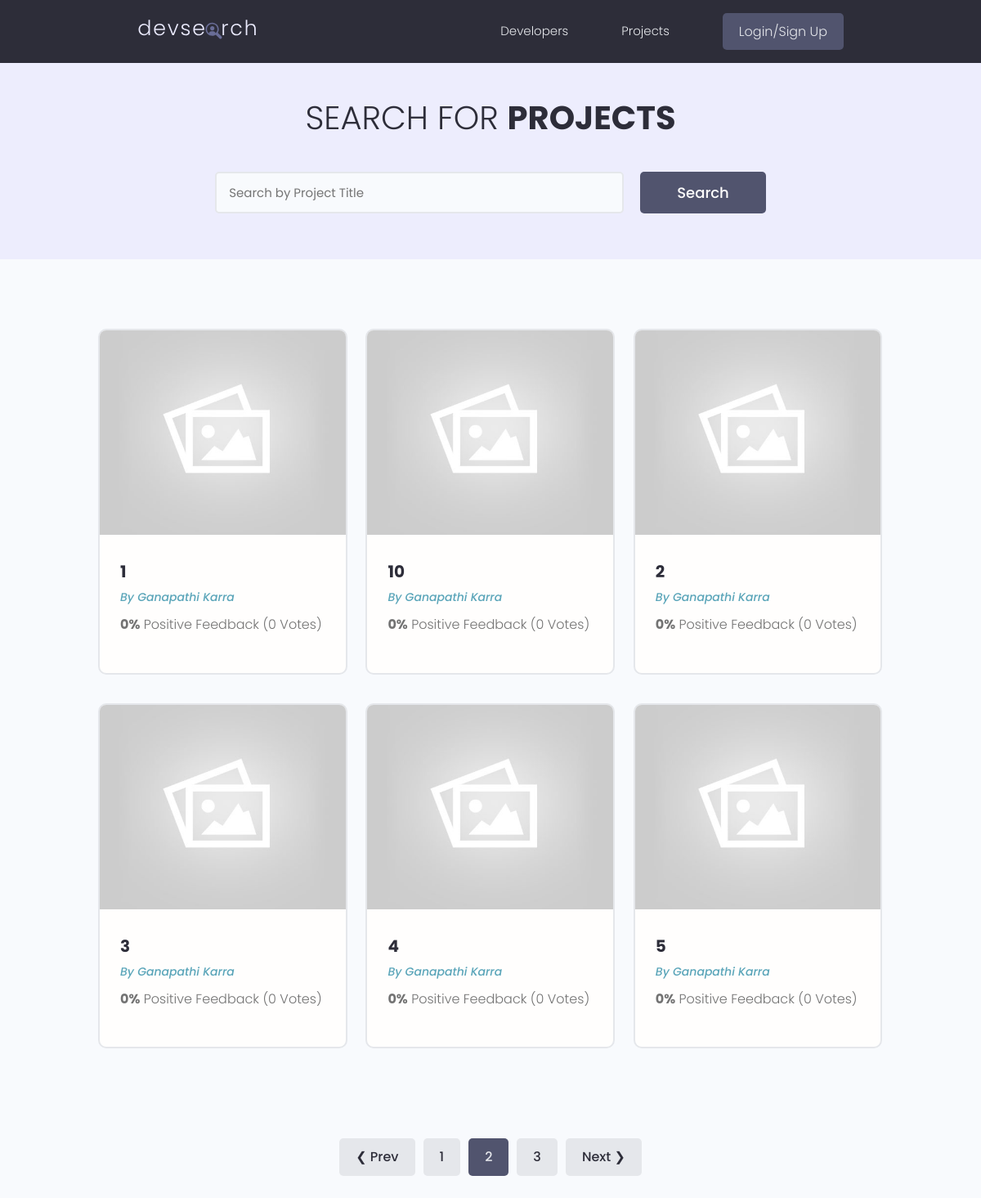
Page /projects/?search_query=&page=2 on the committed database.
### projects/models.py (models this page shows, shortened)
class Project(models.Model):
    owner = models.ForeignKey(Profile,on_delete=models.SET_NULL,null=True,blank=True)
    title = models.CharField(max_length=200)
    description = models.TextField(null=True,blank=True)
    featured_image = models.ImageField(null=True,blank=True, default='default.jpg')
    demo_link = models.CharField(max_length=2000, null=True,blank=True)
    source_link = models.CharField(max_length=2000, null=True,blank=True)
    tags = models.ManyToManyField('Tag',blank=True) #anotherway: tag = models.ManyToManyField(Tag,null=True)
    vote_total = models.IntegerField(default=0,null=True,blank=True)
    vote_ratio = models.IntegerField(default=0,null=True,blank=True)
    created = models.DateTimeField(auto_now_add=True)
    id = models.UUIDField(default=uuid.uuid4,unique=True,primary_key=True,editable=False)
    class Meta:
        ordering = ['-vote_ratio','-vote_total','title']      #desc: ['-created']

### users/models.py (models this page shows, shortened)
class Profile(models.Model):
    user = models.OneToOneField(User,on_delete=models.CASCADE, null=True, blank=True)
    name =  models.CharField(max_length=200, null=True, blank=True)
    username =  models.CharField(max_length=200, null=True, blank=True)
    email = models.EmailField(max_length=200, null=True, blank=True)
    location =  models.CharField(max_length=200, null=True, blank=True)
    short_intro = models.CharField(max_length=200, null=True, blank=True)
    bio = models.TextField(null=True, blank=True)
    profile_image = models.ImageField(null=True, blank=True,upload_to='profiles/',default='profiles/user-default.png')
    social_github = models.CharField(max_length=200, null=True, blank=True)
    social_twitter = models.CharField(max_length=200, null=True, blank=True)
    social_linkedin = models.CharField(max_length=200, null=True, blank=True)
    social_youtube = models.CharField(max_length=200, null=True, blank=True)
    social_website = models.CharField(max_length=200, null=True, blank=True)
    created = models.DateTimeField(auto_now_add=True)
    id = models.UUIDField(default=uuid.uuid4,unique=True,primary_key=True,editable=False)
    class Meta:
        ordering = ['created']      #desc: ['-created']

### projects/views.py (the view)
# urls.py: path('projects/',views.getprojects),
def getprojects(req):
    projs ,searchquery = searchProjects(req)
    projs, customrange = paginateProjects(req,projs,6)
    cntxt={'projs':projs,'searchquery':searchquery,'customrange':customrange}
    return render(req,'projects/projects.html',cntxt)

### projects/utils.py (called while the page is built)
def paginateProjects(req,projs,resultsperpage):
    paginator = Paginator(projs,resultsperpage)
    pageno = req.GET.get('page')
    try:
        projs = paginator.page(pageno)
    except PageNotAnInteger:
        pageno = 1
        projs = paginator.page(pageno)
    except EmptyPage:
        pageno = paginator.num_pages
        projs = paginator.page(pageno)
    leftindex,rightindex = max(1,int(pageno)-4),min(paginator.num_pages,int(pageno)+5)
    customrange  = range(leftindex,rightindex+1)
    return projs,customrange

def searchProjects(req):
    searchquery = ''
    if req.GET.get('search_query'):
        searchquery = req.GET.get('search_query')
    projs = Project.objects.filter(
        Q(owner__name__icontains=searchquery) |     # '&' -> and, '|' -> or
        Q(title__icontains=searchquery) |
        Q(description__icontains=searchquery) |
        Q(tags__name__icontains=searchquery)  #another-way: Q(tags__in=tgs) #where: tgs=Tag.objects.filter(name__icontains=searchquery)
    ).distinct()
    return projs,searchquery

### projects/templates/projects/projects.html (shortened to what this page needs)
{% extends 'main.html' %}
{% block conten %}
    <main class="projects">
        <section class="hero-section text-center">
          <div class="container container--narrow">
            <div class="hero-section__box">
              <h2>Search for <span>Projects</span></h2>
            </div>
            <div class="hero-section__search">
              <form class="form" action="{% url 'projects' %}" method="get">
                <div class="form__field">
                  <input class="input input--text" id="formInput#search" type="text" name="search_query" value="{{searchquery}}"
                    placeholder="Search by Project Title" />
                </div>
                <input class="btn btn--sub btn--lg" type="submit" value="Search" />
              </form>
            </div>
          </div>
        </section>
        <section class="projectsList">
          <div class="container">
            <div class="grid grid--three">
            {% for proj in projs %}
                <div class="column">
                    <div class="card project">
                    <a href="{% url 'project' proj.id %}" class="project">
                        <img class="project__thumbnail" src="{{ proj.featured_image.url }}" alt="project thumbnail" />
                        <div class="card__body">
                        <h3 class="project__title">{{proj.title}}</h3>
                        <p><a class="project__author" href="{% url 'profile' proj.owner.id %}">By {{proj.owner.name}}</a></p>
                        <p class="project--rating">
                            <span style="font-weight: bold;">{{proj.vote_ratio}}%</span> Positive
                            Feedback ({{proj.vote_total}} Vote{{proj.vote_total|pluralize:"s"}})
                        </p>
                        </div>
                    </a>
                    </div>
                </div>
            {% endfor %}
            </div>
          </div>
        </section>
        {% include 'pagination.html' with queryset=projs %}
      </main>
{% endblock conten %}

### static/styles/app.css (style rules this page uses)
:root { --color-sub: #2d2d39; }
.btn--sub { background-color: var(--color-sub-light); }
.card { border: 2px solid var(--color-light); }
img { width: 100%; }
.hero-section { height: 40vh; display: flex; align-items: center; background-color: var(--color-sub); }
.hero-section__box { margin-bottom: 4rem; }
.hero-section__box > h2, .hero-section__box > h2 > span { font-size: 4rem; color: var(--color-light); line-height: 1.3; text-transform: uppercase; }
.hero-section__box > h2 { font-weight: 300; }
.hero-section__box > h2 > span { font-weight: 700; }
.hero-section__search > .form { display: flex; align-items: center; justify-content: center; gap: 2rem; }
.hero-section__search > .form input.input--text { width: 50rem; }
.project__author { font-size: 1.4rem; font-style: italic; }
.project--rating { margin-bottom: 1.6em; margin-top: .5em; }
.projects > .hero-section { background: var(--color-sub-lighter); height: 30vh; }
.projects .hero-section__box { margin-bottom: 2.5rem; }
.projects .hero-section__box > h2 { color: var(--color-sub); }
.projects .hero-section__box > h2 > span { font-weight: 700; color: var(--color-sub); }
.projectsList { margin-top: 8rem; }
.project__thumbnail { height: 25rem; object-fit: cover; object-position: top center; }
.project__title { font-size: 2rem; font-weight: 700; color: var(--color-sub); }

### static/uikit/styles/modules/_variables.css (style rules this page uses)
:root { --color-main: #5aa5b9; --color-main-light: #e6faff; --color-sub: #3f4156; --color-sub-light: #51546e; --color-sub-lighter: #ededfd; --color-text: #737373; --color-gray: #8b8b8b; --color-light: #e5e7eb; --color-light-gray: #767676; --color-bg: #f8fafd; --color-white: #fffefd; --color-white-light: #f3f3f3; --color-success: #359e64; --color-success-bg: #def8e8; --color-error: #fc4b0b; --color-error-bg: #fff2ee; --font-base: 'Poppins', arial, helvetica, 'Segoe UI', roboto, ubuntu, sans-serif; --font-monospace: 'Fira Code', 'Courier New', courier, monospace; --font-regular: 300; --font-medium: 500; --font-bold: 700; --generic-shadow: 1px 1px 5px #00000010; --generic-transition: all 0.3s ease-in-out; }

### static/uikit/styles/modules/_base.css (style rules this page uses)
* { margin: 0; padding: 0; box-sizing: border-box; text-rendering: optimizeLegibility; color: inherit; font-size: inherit; }
html { font-size: 50%; }
@media only screen and (min-width: 480px) { html { font-size: 56.25%; } }
@media only screen and (min-width: 1200px) { html { font-size: 62.5%; } }
body { line-height: 1.6; font-weight: 400; font-size: 1.5rem; color: var(--color-text); background-color: var(--color-bg); min-height: 100vh; }

### static/uikit/styles/modules/_typography.css (style rules this page uses)
* { font-family: var(--font-base); }
h2 { font-size: 3.6rem; font-weight: var(--font-bold); }
h3 { font-size: 3.2rem; font-weight: var(--font-medium); }
p, span, strong { font-size: 1.6rem; color: var(--color-text); font-weight: var(--font-regular); }
a { padding-bottom: 2px; text-decoration: none; display: inline-block; color: var(--color-main); font-weight: var(--font-medium); }

### static/uikit/styles/modules/_utilities.css (style rules this page uses)
.container { width: 92%; max-width: 165rem; margin: 0 auto; box-sizing: border-box; }
.container--narrow { width: 92%; max-width: 120rem; }
@media screen and (min-width: 1000px) { .container { width: 90%; } }
@media screen and (min-width: 1000px) { .container--narrow { width: 85%; } }
@media screen and (min-width: 1200px) { .container { width: 80%; } }
@media screen and (min-width: 1200px) { .container--narrow { width: 72%; } }
.text-center { text-align: center; }

### static/uikit/styles/modules/_button.css (style rules this page uses)
.btn { display: inline-block; position: relative; cursor: pointer; background-color: var(--color-light); font-weight: var(--font-medium); color: var(--color-sub); text-decoration: none; padding: 1rem 2rem; border-radius: 0.5rem; border: none; width: -webkit-fit-content; width: -moz-fit-content; width: fit-content; height: -webkit-fit-content; height: -moz-fit-content; height: fit-content; font-size: 1.6rem; outline-width: 0; outline-color: transparent; -webkit-backface-visibility: hidden; backface-visibility: hidden; transition: all 0.3s ease-in-out; }
.btn--sub { background-color: var(--color-sub); color: var(--color-white); }
.btn--lg { font-size: 1.8rem; padding: 1.2rem 4.5rem; }

### static/uikit/styles/modules/_card.css (style rules this page uses)
.card { border-radius: 1rem; background-color: var(--color-white); border: 1.5px solid var(--color-light); width: auto; height: auto; margin-top: 0.5rem; margin-bottom: 0.5rem; overflow: hidden; }
.card__body, .card__header { padding: 2rem 2.5rem; }

### rows in the picture
Project: featured_image (placeholder picture), title "1", owner.name "Ganapathi Karra", vote_ratio "0", vote_total "0"
Project: featured_image (placeholder picture), title "10", owner.name "Ganapathi Karra", vote_ratio "0", vote_total "0"
Project: featured_image (placeholder picture), title "2", owner.name "Ganapathi Karra", vote_ratio "0", vote_total "0"
Project: featured_image (placeholder picture), title "3", owner.name "Ganapathi Karra", vote_ratio "0", vote_total "0"
Project: featured_image (placeholder picture), title "4", owner.name "Ganapathi Karra", vote_ratio "0", vote_total "0"
Project: featured_image (placeholder picture), title "5", owner.name "Ganapathi Karra", vote_ratio "0", vote_total "0"

### other values in the picture
{{ pageno }} "1" "3"
{{ pageno }} "2"
